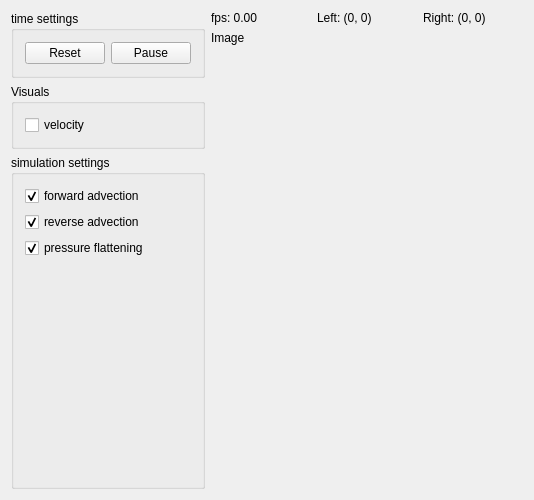
<?xml version="1.0" encoding="UTF-8"?>
<ui version="4.0">
 <class>MainWindow</class>
 <widget class="QMainWindow" name="MainWindow">
  <property name="enabled">
   <bool>true</bool>
  </property>
  <property name="geometry">
   <rect>
    <x>0</x>
    <y>0</y>
    <width>522</width>
    <height>500</height>
   </rect>
  </property>
  <property name="sizePolicy">
   <sizepolicy hsizetype="Preferred" vsizetype="Preferred">
    <horstretch>0</horstretch>
    <verstretch>0</verstretch>
   </sizepolicy>
  </property>
  <property name="windowTitle">
   <string>Fluid Simulation</string>
  </property>
  <widget class="QWidget" name="centralWidget">
   <property name="minimumSize">
    <size>
     <width>0</width>
     <height>0</height>
    </size>
   </property>
   <layout class="QHBoxLayout" name="horizontalLayout_3" stretch="0,0">
    <item>
     <layout class="QVBoxLayout" name="verticalLayout" stretch="0,0,1">
      <item>
       <widget class="QGroupBox" name="horizontalGroupBox">
        <property name="title">
         <string>time settings</string>
        </property>
        <layout class="QHBoxLayout" name="horizontalLayout_2">
         <item>
          <widget class="QPushButton" name="resetButton">
           <property name="text">
            <string>Reset</string>
           </property>
          </widget>
         </item>
         <item>
          <widget class="QPushButton" name="pauseButton">
           <property name="text">
            <string>Pause</string>
           </property>
          </widget>
         </item>
        </layout>
       </widget>
      </item>
      <item>
       <widget class="QGroupBox" name="groupBox">
        <property name="title">
         <string>Visuals</string>
        </property>
        <layout class="QVBoxLayout" name="verticalLayout_3" stretch="0">
         <property name="sizeConstraint">
          <enum>QLayout::SetMinimumSize</enum>
         </property>
         <item alignment="Qt::AlignLeft|Qt::AlignTop">
          <widget class="QCheckBox" name="velocityToggle">
           <property name="text">
            <string>velocity</string>
           </property>
          </widget>
         </item>
        </layout>
       </widget>
      </item>
      <item>
       <widget class="QGroupBox" name="groupBox_2">
        <property name="title">
         <string>simulation settings</string>
        </property>
        <layout class="QVBoxLayout" name="verticalLayout_4" stretch="0,0,1">
         <item alignment="Qt::AlignTop">
          <widget class="QCheckBox" name="forwardAdvectionToggle">
           <property name="text">
            <string>forward advection</string>
           </property>
           <property name="checked">
            <bool>true</bool>
           </property>
          </widget>
         </item>
         <item alignment="Qt::AlignTop">
          <widget class="QCheckBox" name="reverseAdvectionToggle">
           <property name="text">
            <string>reverse advection</string>
           </property>
           <property name="checked">
            <bool>true</bool>
           </property>
          </widget>
         </item>
         <item alignment="Qt::AlignTop">
          <widget class="QCheckBox" name="pressureToggle">
           <property name="text">
            <string>pressure flattening</string>
           </property>
           <property name="checked">
            <bool>true</bool>
           </property>
          </widget>
         </item>
        </layout>
       </widget>
      </item>
     </layout>
    </item>
    <item>
     <layout class="QVBoxLayout" name="verticalLayout_2" stretch="0,1">
      <property name="spacing">
       <number>6</number>
      </property>
      <property name="sizeConstraint">
       <enum>QLayout::SetDefaultConstraint</enum>
      </property>
      <item>
       <layout class="QHBoxLayout" name="horizontalLayout" stretch="0,0,1">
        <item>
         <widget class="QLabel" name="topInfo">
          <property name="minimumSize">
           <size>
            <width>100</width>
            <height>0</height>
           </size>
          </property>
          <property name="autoFillBackground">
           <bool>false</bool>
          </property>
          <property name="text">
           <string>fps: 0.00</string>
          </property>
          <property name="alignment">
           <set>Qt::AlignLeading|Qt::AlignLeft|Qt::AlignTop</set>
          </property>
          <property name="wordWrap">
           <bool>false</bool>
          </property>
         </widget>
        </item>
        <item>
         <widget class="QLabel" name="clickedPosViewer">
          <property name="minimumSize">
           <size>
            <width>100</width>
            <height>0</height>
           </size>
          </property>
          <property name="text">
           <string>&lt;html&gt;&lt;head/&gt;&lt;body&gt;&lt;p&gt;Left: (0, 0)&lt;/p&gt;&lt;/body&gt;&lt;/html&gt;</string>
          </property>
         </widget>
        </item>
        <item>
         <widget class="QLabel" name="rightClickedPosViewer">
          <property name="minimumSize">
           <size>
            <width>100</width>
            <height>0</height>
           </size>
          </property>
          <property name="text">
           <string>Right: (0, 0)</string>
          </property>
         </widget>
        </item>
       </layout>
      </item>
      <item>
       <widget class="SimulationViewer" name="simulationVisualisator">
        <property name="text">
         <string>Image</string>
        </property>
        <property name="alignment">
         <set>Qt::AlignLeading|Qt::AlignLeft|Qt::AlignTop</set>
        </property>
       </widget>
      </item>
     </layout>
    </item>
   </layout>
  </widget>
 </widget>
 <layoutdefault spacing="6" margin="11"/>
 <customwidgets>
  <customwidget>
   <class>SimulationViewer</class>
   <extends>QLabel</extends>
   <header>simulationviewer.h</header>
  </customwidget>
 </customwidgets>
 <resources/>
 <connections/>
</ui>
